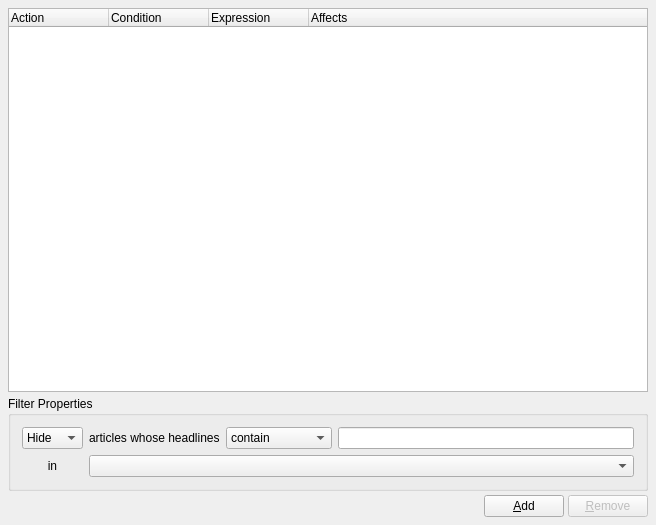
<?xml version="1.0" encoding="UTF-8"?>
<ui version="4.0">
 <class>FilterSettings</class>
 <widget class="QWidget" name="FilterSettings">
  <property name="geometry">
   <rect>
    <x>0</x>
    <y>0</y>
    <width>656</width>
    <height>525</height>
   </rect>
  </property>
  <property name="sizePolicy">
   <sizepolicy hsizetype="MinimumExpanding" vsizetype="Preferred">
    <horstretch>0</horstretch>
    <verstretch>0</verstretch>
   </sizepolicy>
  </property>
  <layout class="QVBoxLayout">
   <property name="spacing">
    <number>4</number>
   </property>
   <property name="margin">
    <number>4</number>
   </property>
   <item>
    <layout class="QGridLayout">
     <property name="margin">
      <number>4</number>
     </property>
     <property name="spacing">
      <number>4</number>
     </property>
     <item row="3" column="0">
      <spacer name="Spacer9">
       <property name="orientation">
        <enum>Qt::Horizontal</enum>
       </property>
       <property name="sizeType">
        <enum>QSizePolicy::Expanding</enum>
       </property>
       <property name="sizeHint" stdset="0">
        <size>
         <width>20</width>
         <height>20</height>
        </size>
       </property>
      </spacer>
     </item>
     <item row="3" column="2">
      <widget class="QPushButton" name="bRemoveFilter">
       <property name="enabled">
        <bool>false</bool>
       </property>
       <property name="toolTip">
        <string>Remove selected filter</string>
       </property>
       <property name="whatsThis">
        <string>Press this button to remove the selected filter from the list.</string>
       </property>
       <property name="text">
        <string>&amp;Remove</string>
       </property>
      </widget>
     </item>
     <item row="2" column="0" colspan="3">
      <widget class="QGroupBox" name="groupBox">
       <property name="sizePolicy">
        <sizepolicy hsizetype="Preferred" vsizetype="Minimum">
         <horstretch>0</horstretch>
         <verstretch>0</verstretch>
        </sizepolicy>
       </property>
       <property name="title">
        <string>Filter Properties</string>
       </property>
       <layout class="QGridLayout" name="gridLayout">
        <item row="0" column="0" colspan="2">
         <widget class="QComboBox" name="comboFilterAction">
          <property name="toolTip">
           <string>Action for this filter</string>
          </property>
          <property name="whatsThis">
           <string>Here you can define what should happen if this filter matches (e.g. whether the matching articles should be shown or hidden).</string>
          </property>
          <item>
           <property name="text">
            <string>Hide</string>
           </property>
          </item>
          <item>
           <property name="text">
            <string>Show</string>
           </property>
          </item>
         </widget>
        </item>
        <item row="0" column="2">
         <widget class="QLabel" name="lArticles">
          <property name="text">
           <string>articles whose headlines</string>
          </property>
          <property name="wordWrap">
           <bool>false</bool>
          </property>
         </widget>
        </item>
        <item row="0" column="3">
         <widget class="QComboBox" name="comboFilterCondition">
          <property name="toolTip">
           <string>Condition for this filter</string>
          </property>
          <property name="whatsThis">
           <string>This combo box lets you specify the condition under which the keyword/expression you entered in the input field at the right will match. You can select one of the following values:&lt;ul&gt;
&lt;li&gt;contain - the filter matches if the headline contains the keyword.&lt;/li&gt;
&lt;li&gt;does not contain - the filter matches if the headline does not contain the keyword.&lt;/li&gt;
&lt;li&gt;equals - the filter matches if the headline equals the expression.&lt;/li&gt;
&lt;li&gt;does not equal - the filter matches if the headline does not equal the expression.&lt;/li&gt;
&lt;li&gt;matches - the filter matches if the expression matches the headline. The expression you typed at the right will be considered a regular expression in this mode.&lt;/li&gt;</string>
          </property>
          <item>
           <property name="text">
            <string>contain</string>
           </property>
          </item>
          <item>
           <property name="text">
            <string>do not contain</string>
           </property>
          </item>
          <item>
           <property name="text">
            <string>equal</string>
           </property>
          </item>
          <item>
           <property name="text">
            <string>do not equal</string>
           </property>
          </item>
          <item>
           <property name="text">
            <string>match</string>
           </property>
          </item>
         </widget>
        </item>
        <item row="0" column="4">
         <widget class="QLineEdit" name="leFilterExpression"/>
        </item>
        <item row="1" column="2" colspan="3">
         <widget class="QComboBox" name="cboNewsSources"/>
        </item>
        <item row="1" column="0" colspan="2">
         <widget class="QLabel" name="label">
          <property name="text">
           <string>in</string>
          </property>
          <property name="alignment">
           <set>Qt::AlignCenter</set>
          </property>
         </widget>
        </item>
       </layout>
      </widget>
     </item>
     <item row="1" column="0" colspan="3">
      <widget class="QTreeWidget" name="filterEntries">
       <column>
        <property name="text">
         <string>Action</string>
        </property>
       </column>
       <column>
        <property name="text">
         <string>Condition</string>
        </property>
       </column>
       <column>
        <property name="text">
         <string>Expression</string>
        </property>
       </column>
       <column>
        <property name="text">
         <string>Affects</string>
        </property>
       </column>
      </widget>
     </item>
     <item row="3" column="1">
      <widget class="QPushButton" name="bAddFilter">
       <property name="toolTip">
        <string>Add configured filter</string>
       </property>
       <property name="whatsThis">
        <string>Press this button to add the configured filter to the list.</string>
       </property>
       <property name="text">
        <string>&amp;Add</string>
       </property>
      </widget>
     </item>
    </layout>
   </item>
  </layout>
 </widget>
 <layoutdefault spacing="6" margin="11"/>
 <pixmapfunction>qPixmapFromMimeSource</pixmapfunction>
 <tabstops>
  <tabstop>bAddFilter</tabstop>
  <tabstop>bRemoveFilter</tabstop>
 </tabstops>
 <includes>
  <include location="global">klineedit.h</include>
 </includes>
 <resources/>
 <connections/>
</ui>
